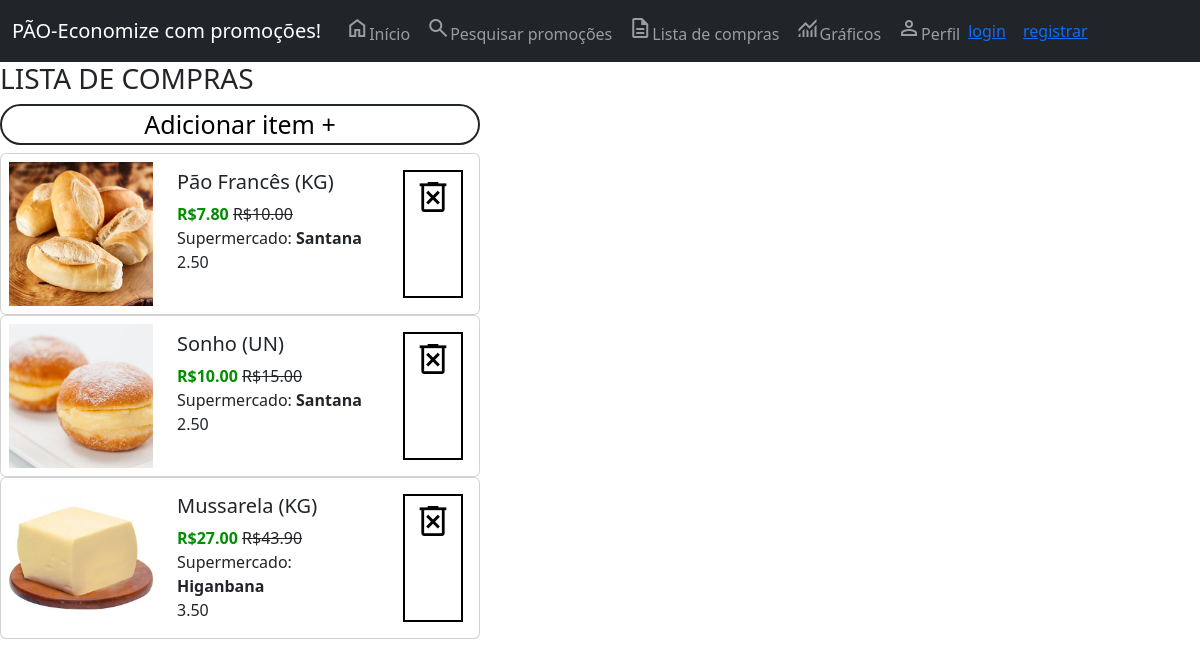
The page /lista-compras/ on the database its author committed.
### core/models.py (models this page shows, shortened)
class ListaCompras(models.Model):
    id_promocao = models.ForeignKey(Promocao, on_delete=models.CASCADE, verbose_name='Promoção')
    quantidade = models.IntegerField(blank=True, null=True, verbose_name='Quantidade')
    class Meta:
        verbose_name_plural = 'lista compras'

class Promocao(models.Model):
    descricao = models.CharField(max_length=150, blank=True, null=True, verbose_name='Descricao')
    unidade = models.CharField(max_length=20, blank=True, null=True, verbose_name='Unidade')
    categoria = models.CharField(max_length=100,choices=CATEGORIAS_CHOICES, blank=True, null=True, verbose_name='Categoria')
    preco_normal = models.DecimalField(max_digits=10, decimal_places=2, verbose_name='Preço normal')
    preco_promocao = models.DecimalField(max_digits=10, decimal_places=2, verbose_name='Preço')
    data_inicio = models.DateField(auto_now=False, verbose_name='Inicio')
    data_fim = models.DateField(auto_now=False, verbose_name='Fim')
    distancia = models.DecimalField(max_digits=10, decimal_places=2, verbose_name='Distância')
    mercado = models.ForeignKey(Mercado, on_delete=models.CASCADE, verbose_name='Mercado')
    imagem = models.ImageField(upload_to='img_promocoes', blank=True, null=True, verbose_name="ImagemPromoção")
    marca = models.CharField(max_length=100, blank=True, null=True, verbose_name='Marca')
    valor_energetico = models.CharField(max_length=100, blank=True, null=True, verbose_name='Valor Energético')
    ingredientes = models.CharField(max_length=100, blank=True, null=True, verbose_name='Ingredientes')
    informacao_adicional = models.CharField(max_length=100, blank=True, null=True, verbose_name='Informação adicional')
    class Meta:
        verbose_name_plural = 'Promoções'

class Mercado(models.Model):
    razao_social = models.CharField(max_length=100, verbose_name='Razão Social')
    cnpj = models.CharField(max_length=20, verbose_name='CNPJ')
    endereco = models.OneToOneField(Endereco, blank=True, null=True, on_delete=models.CASCADE, verbose_name='Endereço')
    class Meta:
        verbose_name_plural = 'Mercado'

### core/views.py (the view)
# urls.py: path('lista-compras/', itens_lista_compras, name='url_lista_compras'),
def itens_lista_compras(request):
    itens = ListaCompras.objects.all()
    return render(request, 'core/lista_compras.html', {'itens': itens})

### core/templates/core/lista_compras.html (shortened to what this page needs)
{% extends 'base.html' %}
{% load static %}
{% block main %}
<link rel="stylesheet" href="{% static '/css/lista_compras_style.css' %}">
<h3>LISTA DE COMPRAS</h3>
<div class="add-new-item"><a href="/listagem-promocoes/">Adicionar item +</a></div>
{% for i in itens %}
<div class="card">
    {% if i.id_promocao.imagem %}
        <img class="card-img product-img img-fluid rounded-start" src="{{ i.id_promocao.imagem.url }}">
    {% else %}
        <img class="card-img product-img img-fluid rounded-start" src="{% static 'promocao_generica.png' %}">
    {% endif %}
    <div class="card-body">
        <div class="text-section">
            <h5 class="card-title">{% if i.id_promocao.descricao %} {{ i.id_promocao.descricao }} ({{ i.id_promocao.unidade }}) {% endif %}</h5>
            <p class="card-text">
                {% if i.id_promocao.preco_promocao %} <b class="preco-promocao">R${{ i.id_promocao.preco_promocao }}</b> <s>R${{ i.id_promocao.preco_normal }}</s>{% endif %} <br>
                {% if i.id_promocao.mercado.razao_social %}Supermercado: <b>{{ i.id_promocao.mercado.razao_social }}</b> {% endif %} <br>
                {% if i.id_promocao.distancia %}{{ i.id_promocao.distancia }}{% endif %}
            </p>
        </div>
        <div class="cta-section">
            <a class="custom-btn" href="{% url 'url_excluir_item' i.id %}"><span class="material-symbols-outlined">delete_forever</span></a>
        </div>
    </div>
</div>
{% endfor %}
{% endblock %}

### static_files/css/lista_compras_style.css (style rules this page uses)
.preco-promocao { color: #038D00; }
.card { max-width: 30em; flex-direction: row; }
.card img { max-width: 50%; margin: auto; padding: 0.5em; }
.card-body { display: flex; justify-content: space-between; }
.text-section { max-width: 80%; width: 200px; }
.cta-section { max-width: 40%; max-height 20%; display: flex; align-content: space-between; vertical-align: middle; }
.product-img { width: 10rem; height: 10rem; object-fit: cover; }
.custom-btn { border: 2px solid; color: #000000; padding: 0.3em 0.5em; width: 100%; height: 100%; margin: auto; }
.custom-btn span { font-size: 40px; margin: auto; }
.add-new-item { border: 2px solid; border-radius: 25px; text-align: center; margin: 0.5em 0 0.5em 0; background-color: #ffffff; max-width: 30em; width: 100%; }
.add-new-item a { font-size: 25px; text-decoration: none; color: #000000; }

### rows shown on the page
ListaCompras: id_promocao.imagem (picture), id_promocao.descricao "Pão Francês", id_promocao.unidade "KG", id_promocao.preco_promocao "7.80", id_promocao.preco_normal "10.00", id_promocao.mercado.razao_social "Santana", id_promocao.distancia "2.50"
ListaCompras: id_promocao.imagem (picture), id_promocao.descricao "Sonho", id_promocao.unidade "UN", id_promocao.preco_promocao "10.00", id_promocao.preco_normal "15.00", id_promocao.mercado.razao_social "Santana", id_promocao.distancia "2.50"
ListaCompras: id_promocao.imagem (picture), id_promocao.descricao "Mussarela", id_promocao.unidade "KG", id_promocao.preco_promocao "27.00", id_promocao.preco_normal "43.90", id_promocao.mercado.razao_social "Higanbana", id_promocao.distancia "3.50"
